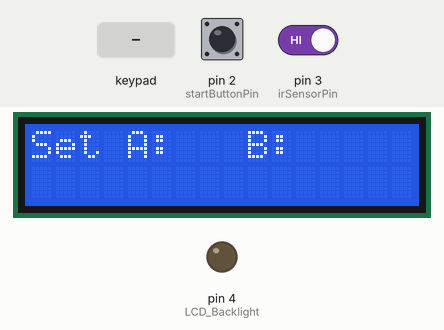
Simulated run of this sketch. Board: Arduino Uno, built with avr-gcc and run on an emulated ATmega328P. On the bench: 16×2 character LCD, output pins drawn as LEDs (lit = HIGH). Inputs (shaded band) come from the test bench; at power-on: pin 2 (startButtonPin) HIGH, pin 3 (irSensorPin) HIGH.

Above: at 9.2 s.
9.3 s: key 'A' pressed
At 10.0 s:
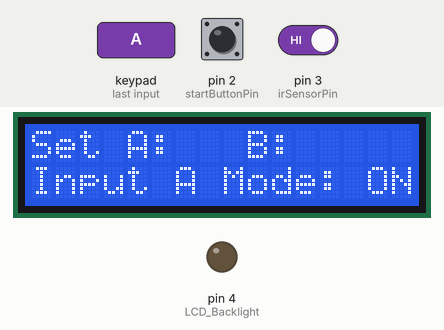
10.8 s: keypad keys 1 2 1 1 1 0 9 # pressed 0.4 s apart
At 14.6 s:
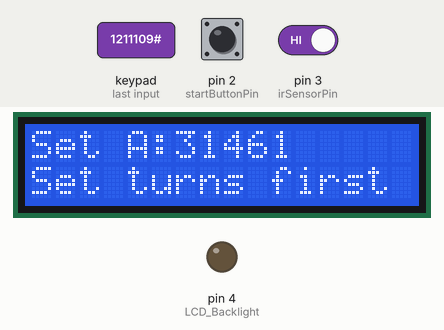
15.5 s: key 'B' pressed
At 16.7 s:
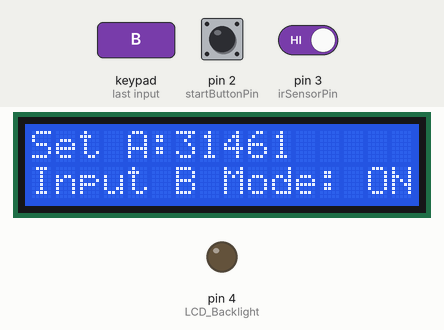
17.0 s: keypad keys 1 2 1 1 1 0 9 * pressed 0.4 s apart
At 20.3 s:
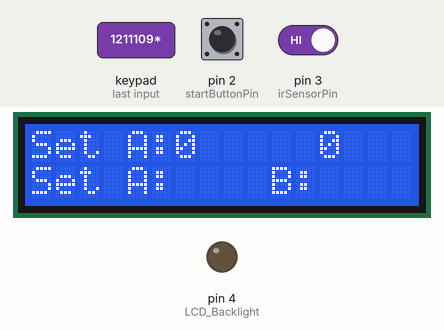
Timing chart, 0 to 21.8 s (numbered marks = the images above; inputs shaded):
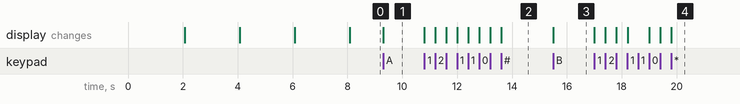

Measured:
- after the input at 9.3 s, the display: changes at once (image 1)
- after the input at 10.8 s, the display: first changes at once (image 2 shows a later state)
- after the input at 15.5 s, the display: changes at once (image 3)
- after the input at 17.0 s, the display: first changes at once (image 4 shows a later state)

The sketch:

twisting_counter_maju_mundur_V1.ino
```cpp
#include <Keypad.h>
#include <LiquidCrystal.h>
#include <limits.h>
#define LCD_Backlight 4

// Pin konfigurasi
const int motorPin = A1;
const int startButtonPin = 2;
const int irSensorPin = 3;
const int outputPin = A3;
const int switchPin = A2;

volatile int count = 0;
int targetTurnsA = 0;
int targetTurnsB = 0;
bool motorRunning = false;
bool keypadLocked = false;
bool inputModeA = false;
bool inputModeB = false;

enum Phase { PHASE_IDLE, PHASE_A, PHASE_B, DONE };
Phase currentPhase = PHASE_IDLE;

bool processCompleted = false;

LiquidCrystal lcd(14, 15, 16, 17, 18, 19);

// Keypad setup
const byte ROWS = 4;
const byte COLS = 4;
char keys[ROWS][COLS] = {
  {'1','2','3','A'},
  {'4','5','6','B'},
  {'7','8','9','C'},
  {'*','0','#','D'}
};
byte rowPins[ROWS] = {12, 11, 10, 9};
byte colPins[COLS] = {8, 7, 6, 5};
Keypad keypad = Keypad(makeKeymap(keys), rowPins, colPins, ROWS, COLS);

void setup() {
  pinMode(motorPin, OUTPUT); digitalWrite(motorPin, LOW);
  pinMode(startButtonPin, INPUT_PULLUP);
  pinMode(irSensorPin, INPUT_PULLUP);
  pinMode(outputPin, OUTPUT);
  pinMode(switchPin, INPUT_PULLUP);

  analogWrite(LCD_Backlight, 100);
  lcd.begin(16, 2);
  Serial.begin(9600);

  lcd.setCursor(0,0); lcd.print("Motor Controller");
  lcd.setCursor(0,1); lcd.print("Starting......");
  delay(2000);

  lcd.clear(); lcd.setCursor(0,0); lcd.print("Koding Februari");
  lcd.setCursor(0,1); lcd.print("2025 Ver.1");
  delay(2000);

  lcd.clear(); lcd.setCursor(0,0); lcd.print("Created by AGUSF");
  delay(2000);

  lcd.clear(); lcd.setCursor(0,0); lcd.print("Mesin Siap");
  lcd.setCursor(0,1); lcd.print("Masukan Putaran");
  delay(2000);

  lcd.clear(); lcd.setCursor(0,0); lcd.print("Set A:   B:  ");

  attachInterrupt(digitalPinToInterrupt(irSensorPin), countTurns, FALLING);
}

void countTurns() {
  delayMicroseconds(3000);
  if (digitalRead(irSensorPin) == LOW) count++;
}

bool debounceButton(int pin) {
  static unsigned long lastPress = 0;
  if (digitalRead(pin) == LOW && millis() - lastPress > 200) {
    lastPress = millis();
    return true;
  }
  return false;
}

void loop() {
  if (digitalRead(switchPin) == LOW) {
    stopMotor();
    return;
  }

  // Tombol start ditekan
  if (debounceButton(startButtonPin) && !motorRunning && keypadLocked) {
    currentPhase = PHASE_A;
    count = 0;
    startMotor();
    processCompleted = false;
  }

  // Proses counting saat motor aktif
  if (motorRunning) {
    lcd.setCursor(0, 1);
    lcd.print("Turns: ");
    lcd.print(count);
    lcd.print("    ");

    if (currentPhase == PHASE_A && count >= targetTurnsA) {
      stopMotor();
      delay(300);
      count = 0;
      currentPhase = PHASE_B;
      startMotor();
    } else if (currentPhase == PHASE_B && count >= targetTurnsB) {
      stopMotor();
      currentPhase = DONE;
      processCompleted = true;
    }
  }

  char key = keypad.getKey();
  if (key != NO_KEY) {
    if (key == 'A') {
      inputModeA = true; inputModeB = false;
      targetTurnsA = 0;
      lcd.setCursor(0, 1); lcd.print("Input A Mode: ON ");
    } else if (key == 'B') {
      inputModeB = true; inputModeA = false;
      targetTurnsB = 0;
      lcd.setCursor(0, 1); lcd.print("Input B Mode: ON ");
    }

    if (inputModeA && isDigit(key)) {
      targetTurnsA = targetTurnsA * 10 + (key - '0');
      lcd.setCursor(6, 0); lcd.print(targetTurnsA);
    } else if (inputModeB && isDigit(key)) {
      targetTurnsB = targetTurnsB * 10 + (key - '0');
      lcd.setCursor(12, 0); lcd.print(targetTurnsB);
    }

    if (key == '#') {
      if (targetTurnsA > 0 && targetTurnsB > 0) {
        keypadLocked = true;
        inputModeA = false;
        inputModeB = false;
        lcd.setCursor(0, 1); lcd.print("Locked            ");
      } else {
        lcd.setCursor(0, 1); lcd.print("Set turns first   ");
      }
    }

    if (key == '*') {
      targetTurnsA = 0; targetTurnsB = 0;
      keypadLocked = false;
      inputModeA = false; inputModeB = false;
      currentPhase = PHASE_IDLE;
      processCompleted = false;
      lcd.setCursor(6, 0); lcd.print("0    ");
      lcd.setCursor(12, 0); lcd.print("0    ");
      lcd.setCursor(0, 1); lcd.print("Set A:    B:      ");
    }
  }
}

void startMotor() {
  digitalWrite(motorPin, HIGH);

  if (currentPhase == PHASE_A) {
    digitalWrite(outputPin, HIGH); // ON hanya di Mode A
  } else {
    digitalWrite(outputPin, LOW);  // OFF di Mode B
  }

  motorRunning = true;
  lcd.setCursor(0, 1);
  lcd.print("Turns: 0            ");
  count = 0;
}


void stopMotor() {
  digitalWrite(motorPin, LOW);
  digitalWrite(outputPin, LOW);
  motorRunning = false;
  lcd.setCursor(0, 1); lcd.print("Motor Stopped ");
}
```
